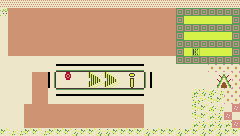

This is a level from a 2D game, rendered from its Tiled map with the project's own tilesets. A one-line summary and the complete map file follow:
An orthogonal 30x17 tile map with 8x8 px tiles, 1 tile layer (piso) and 8 objects.

<map version="1.10" tiledversion="1.12.2" orientation="orthogonal" renderorder="right-down" width="30" height="17" tilewidth="8" tileheight="8" infinite="0" nextlayerid="7" nextobjectid="73">
 <tileset firstgid="1" name="fondo_tileset2" tilewidth="8" tileheight="8" tilecount="144" columns="12">
  <image source="fondo_tileset2.png" width="96" height="96" />
 </tileset>
 <layer id="1" name="piso" width="30" height="17">
  <data encoding="csv">
86,86,86,86,86,86,86,86,86,86,86,86,86,86,86,86,86,86,86,86,86,86,86,86,86,86,86,86,86,86,
111,70,70,70,70,70,70,70,70,70,70,70,70,70,70,70,70,70,70,70,70,70,137,137,137,137,137,137,137,137,
83,70,70,70,70,70,70,70,70,70,70,70,70,70,70,70,70,70,70,70,70,70,137,124,124,124,124,124,124,137,
83,70,70,70,70,70,70,70,70,70,70,70,70,70,70,70,70,70,70,70,70,70,137,137,137,137,137,137,137,137,
83,70,70,70,70,70,70,70,70,70,70,70,70,70,70,70,70,70,70,70,70,70,137,124,124,124,124,124,124,137,
83,70,70,70,70,70,70,70,70,70,70,70,70,70,70,70,70,70,70,70,70,70,137,137,137,137,137,137,137,137,
83,70,70,70,70,70,70,70,70,70,70,70,70,70,70,70,70,70,70,70,70,70,137,124,91,124,124,124,124,137,
83,83,83,83,83,83,83,83,83,83,83,83,83,83,83,83,83,83,83,83,83,83,137,137,137,137,137,137,137,137,
83,83,83,74,74,74,74,53,53,53,53,53,53,53,53,53,53,53,83,83,83,83,83,83,83,83,49,49,49,49,
83,83,83,74,70,70,1610612789,74,128,74,74,94,95,94,95,74,40,74,3758096437,83,83,83,83,83,83,83,83,59,60,49,
83,83,83,74,70,70,1610612789,74,74,14,74,106,107,106,107,74,52,74,3758096437,83,83,83,83,83,83,83,83,71,72,49,
83,83,83,74,70,70,74,1073741877,1073741877,1073741877,1073741877,1073741877,1073741877,1073741877,1073741877,1073741877,1073741877,1073741877,83,83,83,83,83,83,131,132,129,130,49,49,
83,83,83,74,70,70,74,74,74,74,74,74,74,74,74,74,74,74,83,83,83,83,83,83,143,144,141,142,49,49,
83,83,83,70,70,70,70,70,70,70,70,70,70,70,70,70,70,70,83,83,83,83,83,83,141,142,129,130,83,62,
83,83,83,70,70,70,70,70,70,70,70,70,70,70,70,70,70,70,83,83,83,83,83,83,141,142,131,132,62,83,
83,83,83,70,70,70,70,70,70,70,70,70,70,70,70,70,70,70,83,83,83,83,83,83,131,132,131,132,131,62,
142,130,130,142,142,130,142,142,142,132,142,142,132,132,142,142,142,142,132,142,142,142,132,142,142,132,142,132,142,142
  </data>
 </layer>
 <objectgroup id="2" name="paredes">
  <object id="65" x="232.25" y="1.5" width="7.5" height="134.25">
  </object>
  <object id="66" x="0.25" y="0.25" width="7.25" height="54.75">
  </object>
  <object id="67" x="0.25" y="80" width="8.25" height="54.5">
  </object>
  <object id="68" x="10.5" y="128.5" width="220.5" height="6.5">
  </object>
  <object id="69" x="9" y="0.5" width="222" height="9">
  </object>
  <object id="72" x="31.3333" y="71.3333" width="104.667" height="56">
  </object>
 </objectgroup>
 <objectgroup id="5" name="puerta">
  <properties>
   <property name="destino" value="inspiraciones" />
  </properties>
  <object id="70" x="216.667" y="72.8333" width="15" height="16">
   <properties>
    <property name="destino" value="plano" />
   </properties>
  </object>
 </objectgroup>
 <objectgroup id="6" name="spawn">
  <properties>
   <property name="desde" value="plano" />
  </properties>
  <object id="71" x="24.8333" y="21" width="14" height="16">
   <properties>
    <property name="desde" value="presentacion1" />
   </properties>
  </object>
 </objectgroup>
</map>
